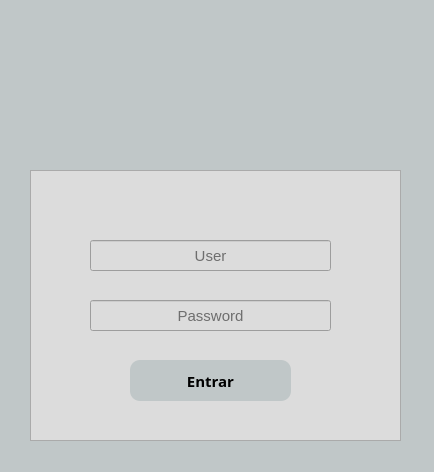
<?xml version="1.0" encoding="UTF-8"?>
<ui version="4.0">
 <class>Login</class>
 <widget class="QWidget" name="Login">
  <property name="geometry">
   <rect>
    <x>0</x>
    <y>0</y>
    <width>434</width>
    <height>472</height>
   </rect>
  </property>
  <property name="font">
   <font>
    <pointsize>11</pointsize>
   </font>
  </property>
  <property name="windowTitle">
   <string>Form</string>
  </property>
  <property name="styleSheet">
   <string notr="true">background-color: rgb(192, 199, 200);</string>
  </property>
  <widget class="QFrame" name="frame">
   <property name="geometry">
    <rect>
     <x>30</x>
     <y>170</y>
     <width>371</width>
     <height>271</height>
    </rect>
   </property>
   <property name="styleSheet">
    <string notr="true">background-color: rgb(220, 220, 220)</string>
   </property>
   <property name="frameShape">
    <enum>QFrame::StyledPanel</enum>
   </property>
   <property name="frameShadow">
    <enum>QFrame::Raised</enum>
   </property>
   <widget class="QLineEdit" name="txt_user">
    <property name="geometry">
     <rect>
      <x>60</x>
      <y>70</y>
      <width>241</width>
      <height>31</height>
     </rect>
    </property>
    <property name="font">
     <font>
      <pointsize>11</pointsize>
     </font>
    </property>
    <property name="alignment">
     <set>Qt::AlignCenter</set>
    </property>
    <property name="placeholderText">
     <string>User</string>
    </property>
   </widget>
   <widget class="QLineEdit" name="txt_password">
    <property name="geometry">
     <rect>
      <x>60</x>
      <y>130</y>
      <width>241</width>
      <height>31</height>
     </rect>
    </property>
    <property name="font">
     <font>
      <pointsize>11</pointsize>
     </font>
    </property>
    <property name="echoMode">
     <enum>QLineEdit::Password</enum>
    </property>
    <property name="alignment">
     <set>Qt::AlignCenter</set>
    </property>
    <property name="placeholderText">
     <string>Password</string>
    </property>
   </widget>
   <widget class="QPushButton" name="btn_login">
    <property name="geometry">
     <rect>
      <x>100</x>
      <y>190</y>
      <width>161</width>
      <height>41</height>
     </rect>
    </property>
    <property name="font">
     <font>
      <family>Aharoni</family>
      <pointsize>11</pointsize>
      <weight>75</weight>
      <bold>true</bold>
     </font>
    </property>
    <property name="cursor">
     <cursorShape>PointingHandCursor</cursorShape>
    </property>
    <property name="styleSheet">
     <string notr="true">QPushButton{
	background-color: rgb(192, 199, 200);
	border-radius:10px;

}

QPushButton:hover{
	background-color: rgb(190, 190, 190);


}</string>
    </property>
    <property name="text">
     <string>Entrar</string>
    </property>
   </widget>
  </widget>
  <widget class="QLabel" name="logo">
   <property name="geometry">
    <rect>
     <x>170</x>
     <y>40</y>
     <width>101</width>
     <height>101</height>
    </rect>
   </property>
   <property name="text">
    <string/>
   </property>
   <property name="pixmap">
    <pixmap>../../../../../../Downloads/logo ESTEIO/EsteioRetrorrefletancia_logo.png</pixmap>
   </property>
   <property name="scaledContents">
    <bool>true</bool>
   </property>
  </widget>
  <zorder>logo</zorder>
  <zorder>frame</zorder>
 </widget>
 <tabstops>
  <tabstop>txt_user</tabstop>
  <tabstop>txt_password</tabstop>
  <tabstop>btn_login</tabstop>
 </tabstops>
 <resources/>
 <connections/>
</ui>
